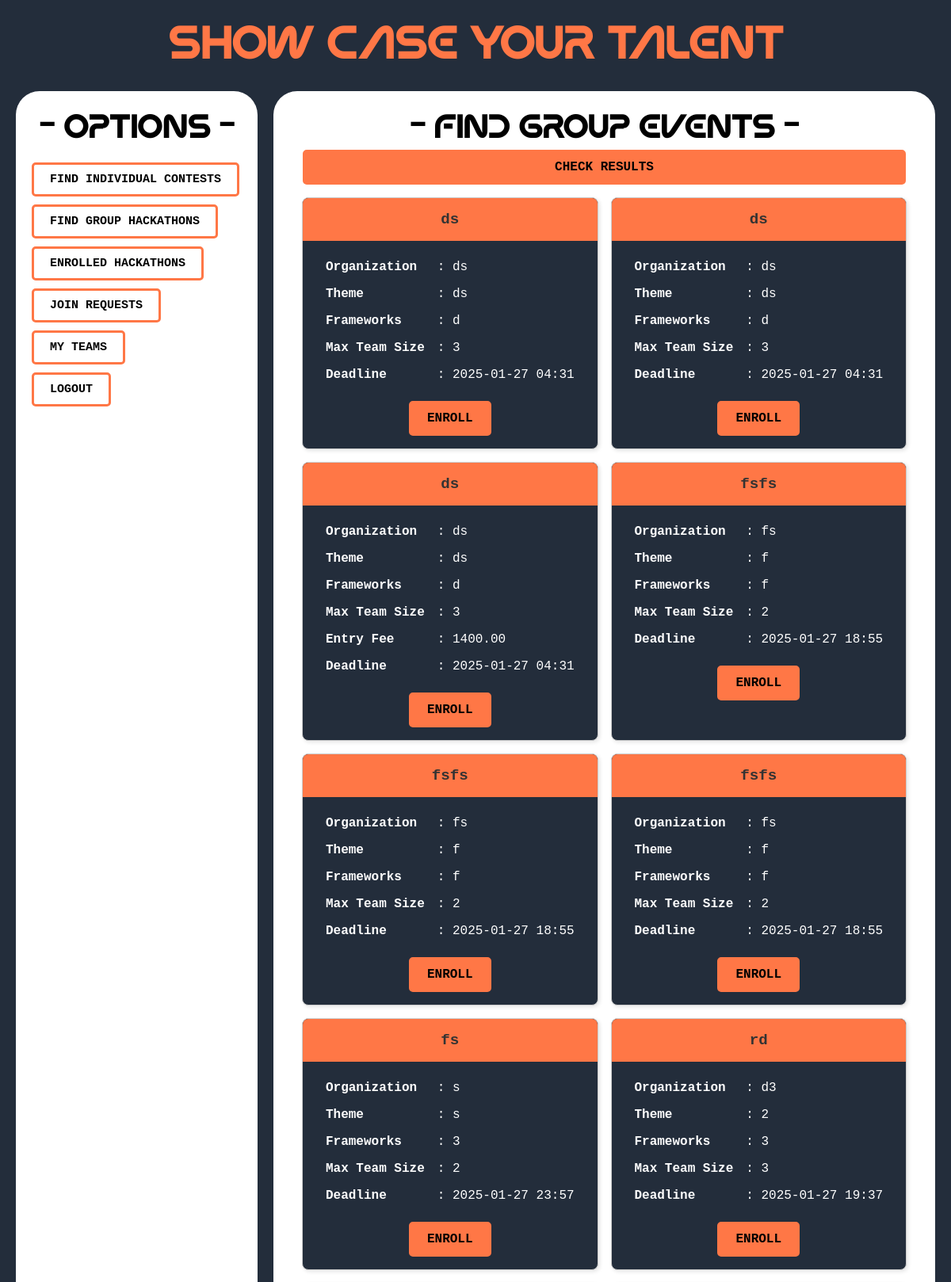
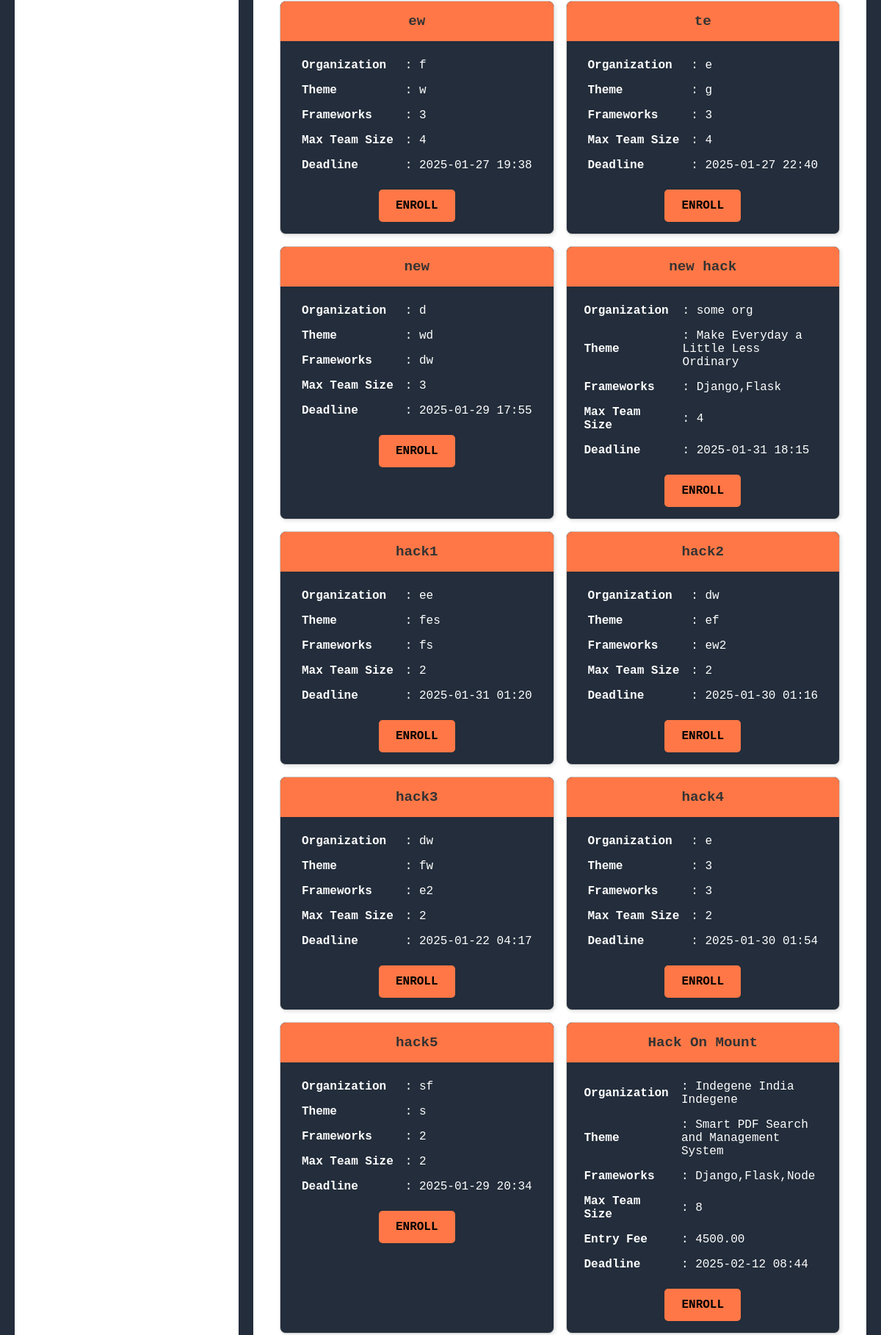
Screenshot of /competitor/find_group_events/ (upper part) with the database file from the repository (2 pictures, top to bottom).
### host/models.py (models this page shows, shortened)
class GroupEvent(models.Model):
    hackathon_name = models.CharField(max_length=200)
    organization = models.CharField(max_length=200)
    theme = models.CharField(max_length=200)
    frameworks = models.CharField(max_length=300)
    max_team_size = models.IntegerField()
    last_submission_datetime = models.DateTimeField()
    evaluation_criteria = models.TextField()
    created_by = models.ForeignKey(settings.AUTH_USER_MODEL, on_delete=models.CASCADE, related_name="group_events")
    entry_fee = models.DecimalField(max_digits=10, decimal_places=2, default=0.00)

### competitor/views.py (the view)
# urls.py: path('find_group_events/',views.find_group_events,name='find_group_events'),
def find_group_events(request):
    group_events = GroupEvent.objects.all()
    return render(request,'competitor/find_group_events.html',{"group_events":group_events})

### templates/competitor/find_group_events.html
{% extends "competitor/competitor_dashboard.html" %}
{% block right_div %}
<h1 style="text-align: center; color: black;">- Find GROUP Events -</h1>
<a href="{% url "competitor:group_results" %}" class="btn-like" style="width:90%; display: block; margin: 0 auto;">CHECK RESULTS</a>
{% if group_events %}
                <div class="cards-container" style="display: grid; grid-template-columns: repeat(2, 1fr); gap: 16px;">
                    {% for event in group_events %}
                        <div class="card" >
                            <div class="hackathon_name">
                                {{ event.hackathon_name }}
                            </div>
                            <div style="padding: 16px; text-align: center;">
                                <table style="margin: 0 auto; text-align: left; border-collapse: collapse;color:white;">
                                    <tr>
                                        <td style="padding: 8px;"><strong>Organization</strong></td>
                                        <td style="padding: 8px;">: {{ event.organization }}</td>
                                    </tr>
                                    <tr>
                                        <td style="padding: 8px;"><strong>Theme</strong></td>
                                        <td style="padding: 8px;">: {{ event.theme }}</td>
                                    </tr>
                                    <tr>
                                        <td style="padding: 8px;"><strong>Frameworks</strong></td>
                                        <td style="padding: 8px;">: {{ event.frameworks }}</td>
                                    </tr>
                                    <tr>
                                        <td style="padding: 8px;"><strong>Max Team Size</strong></td>
                                        <td style="padding: 8px;">: {{ event.max_team_size }}</td>
                                    </tr>
                                    {% if  event.entry_fee != 0 %}
                                    <tr>
                                        <td style="padding: 8px;"><strong>Entry Fee</strong></td>
                                        <td style="padding: 8px;">: {{ event.entry_fee }}</td>
                                    </tr>
                                    {%endif%}
                                    <tr>
                                        <td style="padding: 8px;"><strong>Deadline</strong></td>
                                        <td style="padding: 8px;">: {{ event.last_submission_datetime|date:"Y-m-d H:i" }}</td>
                                    </tr>
                                </table>
                                <div style="text-align: center; margin-top: 16px;">
                                    <a href="{% url 'competitor:enroll_in_event' event.id %}" class="btn-like">
                                        ENROLL
                                    </a>
                                </div>
                            </div>
                        </div>
                    {% endfor %}
                </div>
            {% else %}
                <p>No group events found. <a href="{% url 'host:create_group_event' %}">Create your first event!</a></p>
            {% endif %}
{% endblock right_div %}

### rows the page displays
GroupEvent: hackathon_name "ds", organization "ds", theme "ds", frameworks "d", max_team_size "3", last_submission_datetime "2025-01-27 04:31"
GroupEvent: hackathon_name "ds", organization "ds", theme "ds", frameworks "d", max_team_size "3", last_submission_datetime "2025-01-27 04:31"
GroupEvent: hackathon_name "ds", organization "ds", theme "ds", frameworks "d", max_team_size "3", entry_fee "1400.00", last_submission_datetime "2025-01-27 04:31"
GroupEvent: hackathon_name "fsfs", organization "fs", theme "f", frameworks "f", max_team_size "2", last_submission_datetime "2025-01-27 18:55"
GroupEvent: hackathon_name "fsfs", organization "fs", theme "f", frameworks "f", max_team_size "2", last_submission_datetime "2025-01-27 18:55"
GroupEvent: hackathon_name "fsfs", organization "fs", theme "f", frameworks "f", max_team_size "2", last_submission_datetime "2025-01-27 18:55"
GroupEvent: hackathon_name "fs", organization "s", theme "s", frameworks "3", max_team_size "2", last_submission_datetime "2025-01-27 23:57"
GroupEvent: hackathon_name "rd", organization "d3", theme "2", frameworks "3", max_team_size "3", last_submission_datetime "2025-01-27 19:37"
GroupEvent: hackathon_name "ew", organization "f", theme "w", frameworks "3", max_team_size "4", last_submission_datetime "2025-01-27 19:38"
GroupEvent: hackathon_name "te", organization "e", theme "g", frameworks "3", max_team_size "4", last_submission_datetime "2025-01-27 22:40"
GroupEvent: hackathon_name "new", organization "d", theme "wd", frameworks "dw", max_team_size "3", last_submission_datetime "2025-01-29 17:55"
GroupEvent: hackathon_name "new hack", organization "some org", theme "Make Everyday a Little Less Ordinary", frameworks "Django,Flask", max_team_size "4", last_submission_datetime "2025-01-31 18:15"
GroupEvent: hackathon_name "hack1", organization "ee", theme "fes", frameworks "fs", max_team_size "2", last_submission_datetime "2025-01-31 01:20"
GroupEvent: hackathon_name "hack2", organization "dw", theme "ef", frameworks "ew2", max_team_size "2", last_submission_datetime "2025-01-30 01:16"
GroupEvent: hackathon_name "hack3", organization "dw", theme "fw", frameworks "e2", max_team_size "2", last_submission_datetime "2025-01-22 04:17"
GroupEvent: hackathon_name "hack4", organization "e", theme "3", frameworks "3", max_team_size "2", last_submission_datetime "2025-01-30 01:54"
GroupEvent: hackathon_name "hack5", organization "sf", theme "s", frameworks "2", max_team_size "2", last_submission_datetime "2025-01-29 20:34"
GroupEvent: hackathon_name "Hack On Mount", organization "Indegene India Indegene", theme "Smart PDF Search and Management System", frameworks "Django,Flask,Node", max_team_size "8", entry_fee "4500.00", last_submission_datetime "2025-02-12 08:44"
